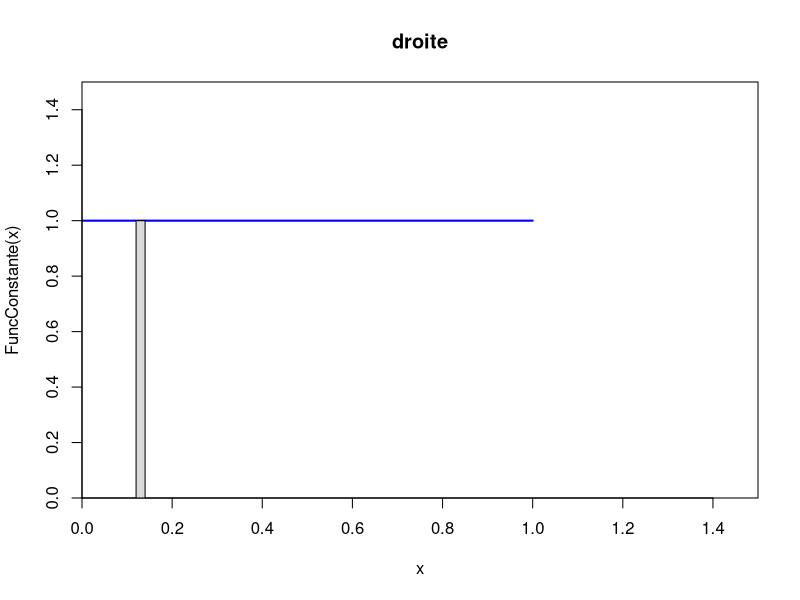

R code for this plot:
P=function(x){
  2*x+1
}

#windows()
xli=c(0,2)
yli=c(0,4)
#curve(P(x),0,1,main="droite",lwd=5,col="purple",xlim=xli,ylim=yli) 

FuncConstante=function(x){
 1+x-x
}
FuncConstante(0)
FuncConstante(2.6)
xli=c(0,1.5)
yli=c(0,1.5)
x1=0.12
x2=0.14

xg=c(x1,x1,x2,x2,x1)
yg=c(0,1,1,0,0)

curve(FuncConstante(x),0,1,main="droite",lwd=2,col="blue",xlim=xli,ylim=yli,xaxs="i",yaxs="i")

polygon(xg,yg,col="gray85", lty=1)
